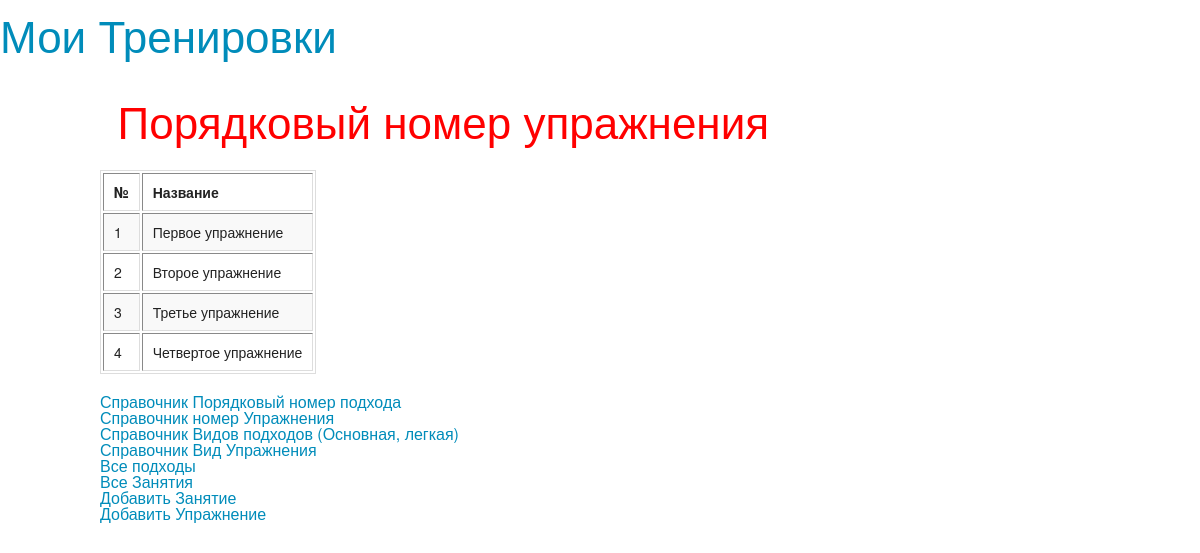
The app's page /ypr/ with its own data.
### trenirovka/models.py (models this page shows, shortened)
class PP_Yprazneniya(models.Model):
	pp = models.CharField(max_length=1)
	name = models.CharField(max_length=30)

### trenirovka/views.py (the view)
# urls.py: url(r'^ypr/$', 'trenirovka.views.pp_yprazneniya'),
def pp_yprazneniya (request) :
	pp_yprazneniya_list = PP_Yprazneniya.objects.all()
	return render_to_response ('pp_yprazneniya.html', locals() )

### trenirovka/templates/pp_yprazneniya.html
{% extends "index.html" %}
{% block sidebar %}
<ul>
		<h1>
		  Порядковый номер упражнения
		</h1>
</ul>
{% endblock %}
{% block content%}
		<table border="1">
					<td  style="font-weight:bold" > №</td>
					<td  style="font-weight:bold" >Название</td>
			{% for ypr in pp_yprazneniya_list %}
				<tr>
					<td>{{ypr.pp}}</td>
					<td>{{ypr.name}}</td>
				</tr>
			{% empty %}
				<tr><td>Категорий нет</td></tr>
			{% endfor%}
		</table>
{% endblock %}

### records on screen
PP_Yprazneniya: pp "1", name "Первое упражнение"
PP_Yprazneniya: pp "2", name "Второе упражнение"
PP_Yprazneniya: pp "3", name "Третье упражнение"
PP_Yprazneniya: pp "4", name "Четвертое упражнение"
